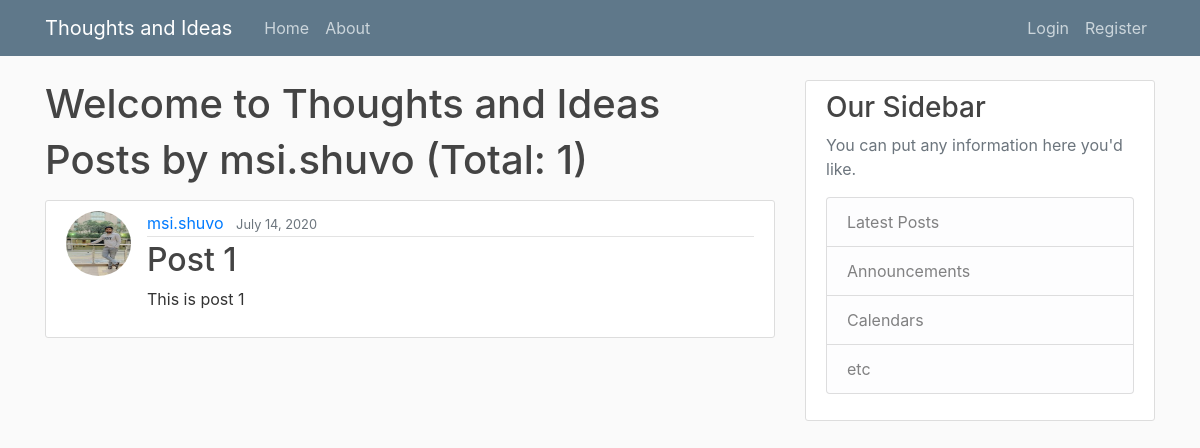
Before: /thoughtsnideas/user/msi.shuvo with the older database file.
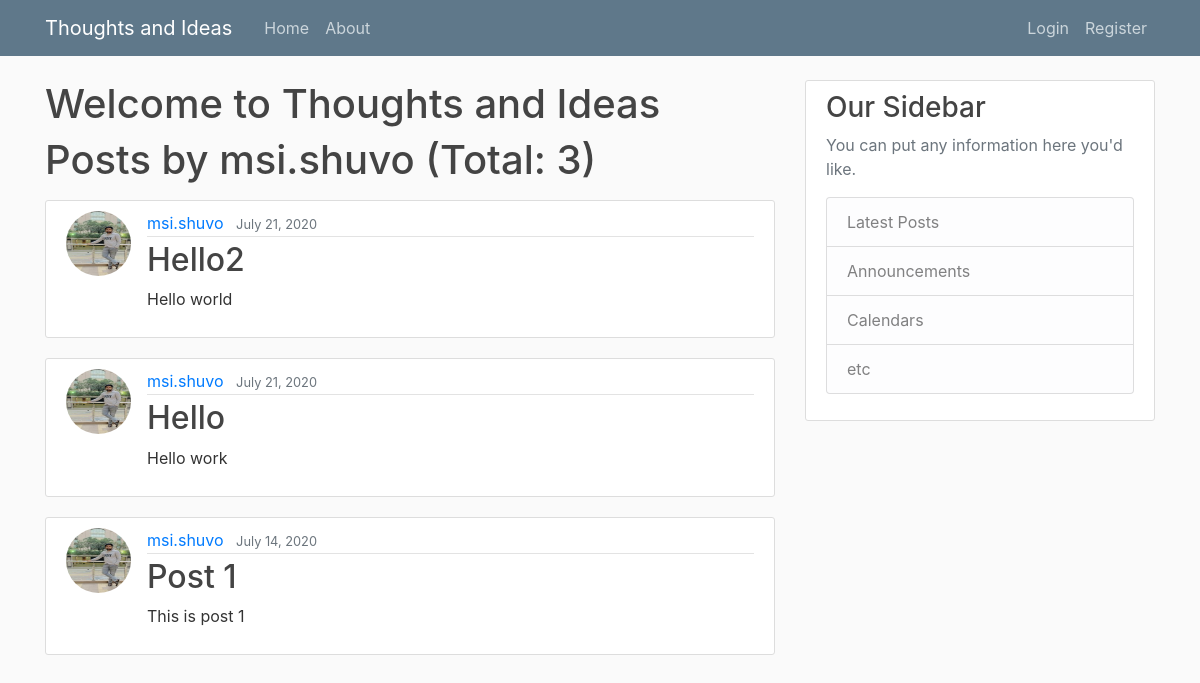
After: the same page with the newer database file.
### thoughtsnideas/models.py (models this page shows, shortened)
class Post(models.Model):
    title = models.CharField(max_length=100)
    content = models.TextField()
    date_posted = models.DateTimeField(default=timezone.now)
    author = models.ForeignKey(User, on_delete=models.CASCADE)

### users/models.py (models this page shows, shortened)
class Profile(models.Model):
    user = models.OneToOneField(User, on_delete=models.CASCADE)
    image = models.ImageField(default='default.jpg', upload_to='profile_pics')

### thoughtsnideas/views.py (the view)
# urls.py: path('user/<str:username>', UserPostListView.as_view(), name='user-posts'),
class UserPostListView(ListView):
    model = Post
    template_name = 'thoughtsnideas/user_posts.html'
    context_object_name = 'posts'
    ordering = ['-date_posted']
    paginate_by = 10
    def get_queryset(self):
        user = get_object_or_404(User, username = self.kwargs.get('username'))
        return Post.objects.filter(author=user).order_by('-date_posted')

### templates/thoughtsnideas/user_posts.html (shortened to what this page needs)
{% extends "thoughtsnideas/base.html" %}
{% block content %}
    <h1>Welcome to Thoughts and Ideas</h1>
    <h1 class="mb-3">Posts by {{ view.kwargs.username }} (Total: {{ page_obj.paginator.count }})</h1>
    {% for post in posts %}
         <article class="media content-section">
             <img class = "rounded-circle article-img" src="{{ post.author.profile.image.url }}">
             <div class="media-body">
                 <div class="article-metadata">
                     <a class="mr-2" href="{% url 'user-posts' post.author.username %}">{{ post.author }}</a>
                     <small class="text-muted">{{ post.date_posted | date:"F d, Y" }}</small>
                 </div>
                 <h2><a class="article-title" href="{% url 'post-detail' post.id %}">{{ post.title }}</a></h2>
                 <p class="article-content">{{ post.content }}</p>
             </div>
         </article>
    {% endfor %}
{% endblock %}

Changed rows visible on the page:
added Post: author.profile.image (picture), author "msi.shuvo", date_posted "July 21, 2020", title "Hello2", content "Hello world"
added Post: author.profile.image (picture), author "msi.shuvo", date_posted "July 21, 2020", title "Hello", content "Hello work"
Other visible differences:
{{ page_obj.paginator.count }}: "1" → "3"
